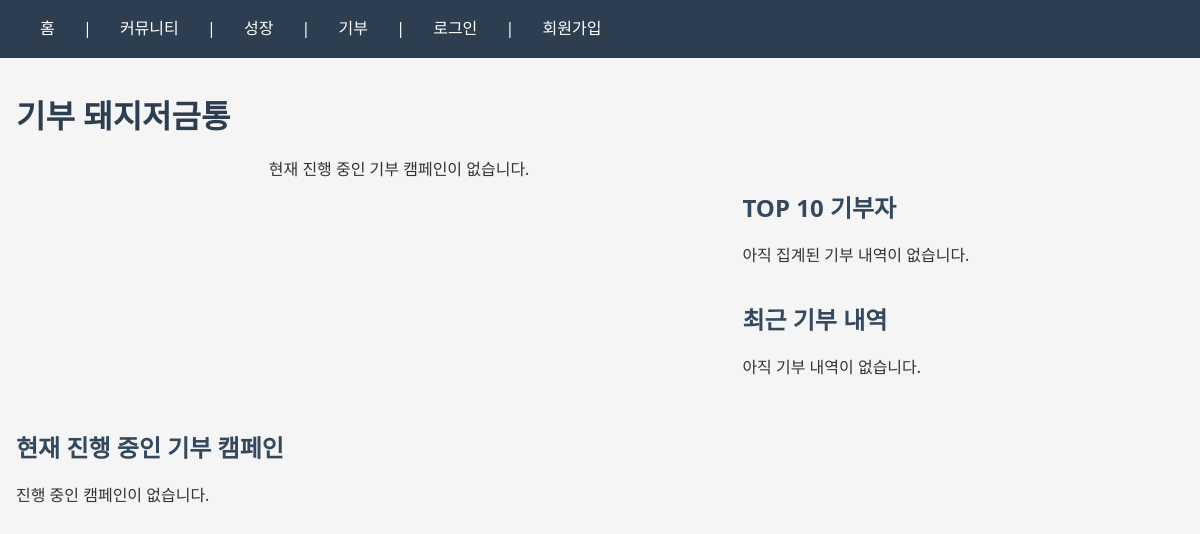
Page /donation/ on the earlier database version.
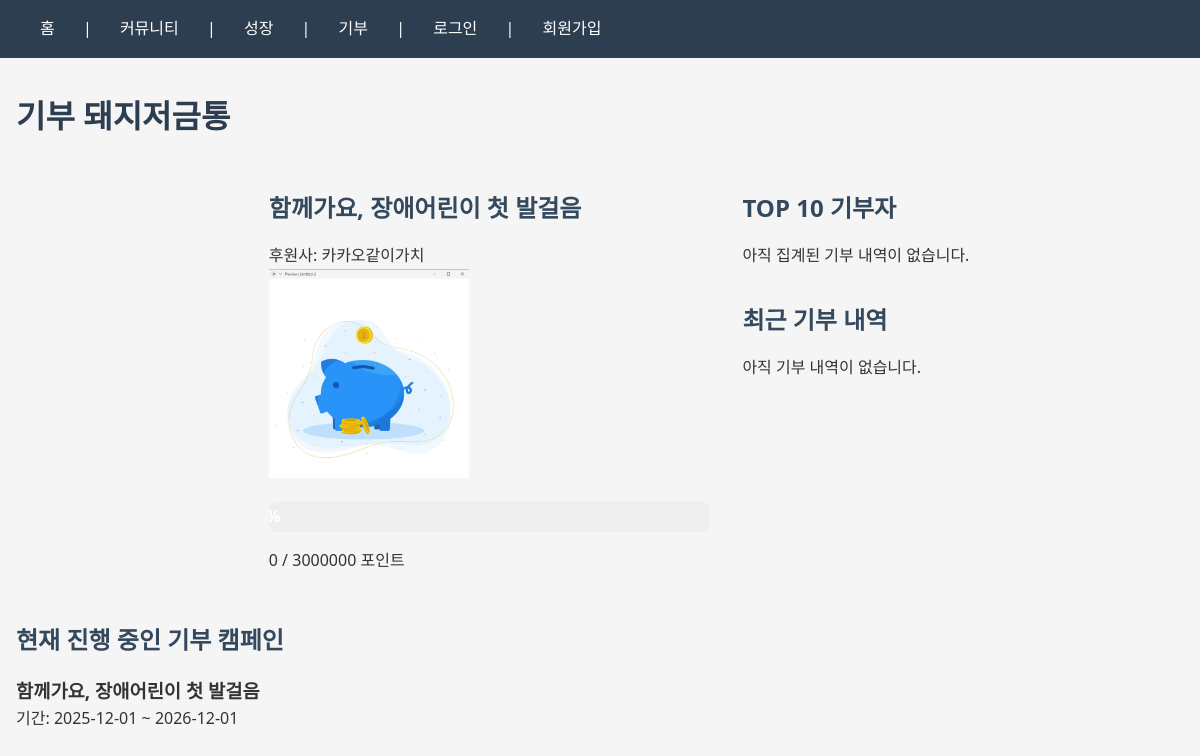
Same page on the later database version.
### donation/models.py (models this page shows, shortened)
class DonationPool(models.Model):
    STATUS_CHOICES = [
        ('open', '진행 중'),
        ('completed', '완료'),
    ]
    pool_id = models.AutoField(primary_key=True)
    title = models.CharField(max_length=200, help_text="예: '유기동물 보호소 간식 기부'")
    sponsor = models.CharField(max_length=200, null=True, blank=True, help_text="후원사 이름")
    description = models.TextField(null=True, blank=True, help_text="캠페인 상세 설명")
    start_date = models.DateField(null=True, blank=True, help_text="기부 시작일")
    end_date = models.DateField(null=True, blank=True, help_text="기부 종료일")
    current_points = models.IntegerField(
        default=0,
        help_text="해당 캠페인에 누적된 전체 기부 포인트 합계"
    )
    goal_points = models.IntegerField(help_text="캠페인 목표 포인트")
    status = models.CharField(max_length=20, choices=STATUS_CHOICES, default='open')
    created_at = models.DateTimeField(auto_now_add=True)
    completed_at = models.DateTimeField(null=True, blank=True)
    class Meta:
        db_table = 'donation_pool'
        ordering = ['-created_at']
    def get_progress_percentage(self):
        if self.goal_points == 0:
            return 0
        return min(100, int((self.current_points / self.goal_points) * 100))

### donation/views.py (the view, shortened to what this page needs)
# urls.py: path('', views.donation, name='donation'),
def donation(request):
    active_pool = None
    completed_pools = []
    user_contribution = 0
    top_donors = []
    recent_donations = []
    show_all_donations = request.GET.get('view') == 'all'
    try:
        active_pool = (
            DonationPool.objects.filter(status='open')
            .order_by('-created_at')
            .first()
        )
        completed_pools = (
            DonationPool.objects.filter(status='completed')
            .order_by('-completed_at', '-created_at')
        )
        if active_pool:
            top_donors = (
                DonationTransaction.objects.filter(pool_id=active_pool)
                .values('user_id', 'user_id__username')
                .annotate(total_amount=Sum('amount'))
                .order_by('-total_amount')[:10]
            )
            base_qs = DonationTransaction.objects.select_related(
                'user_id', 'pool_id'
            ).order_by('-created_at')
            if show_all_donations:
                recent_donations = base_qs[:100]  # 안전을 위한 상한
            else:
                recent_donations = base_qs[:3]
    except Exception:
        pass
    context = {
        'active_pool': active_pool,
        'completed_pools': completed_pools,
        'user_contribution': user_contribution,
        'top_donors': top_donors,
        'recent_donations': recent_donations,
        'show_all_donations': show_all_donations,
    }
    return render(request, 'donation.html', context)

### donation/templates/donation.html (shortened to what this page needs)
{% extends 'base.html' %}
{% load static %}
{% block content %}
<div class="container">
    <h1>기부 돼지저금통</h1>
    <div class="layout" style="display: flex; gap: 2rem;">
        <aside style="flex: 1;">
        </aside>
        <main style="flex: 2;">
            {% if active_pool %}
                <div class="donation-pool">
                    <h2>{{ active_pool.title }}</h2>
                    {% if active_pool.sponsor %}
                        <p>후원사: {{ active_pool.sponsor }}</p>
                    {% endif %}
                    <div class="pig-image">
                        <img src="{% static 'donation/pig.png' %}" alt="기부 돼지저금통" style="max-width: 200px;">
                    </div>
                    <div class="progress-section">
                        <div class="progress" style="background: #eee; border-radius: 8px; overflow: hidden;">
                        </div>
                        <p>
                            {{ active_pool.current_points|default:0 }} / {{ active_pool.goal_points }} 포인트
                        </p>
                    </div>
                </div>
            {% else %}
                <p>현재 진행 중인 기부 캠페인이 없습니다.</p>
            {% endif %}
        </main>
        <aside style="flex: 2;">
            <section class="top-donors">
                <h2>TOP 10 기부자</h2>
                {% if top_donors %}
                    <ol>
                        {% for donor in top_donors %}
                            <li>
                                {{ donor.user_id__username }} - {{ donor.total_amount }}P
                            </li>
                        {% endfor %}
                    </ol>
                {% else %}
                    <p>아직 집계된 기부 내역이 없습니다.</p>
                {% endif %}
            </section>
            <section class="recent-donations" style="margin-top: 2rem;">
                <h2>최근 기부 내역</h2>
                {% if recent_donations %}
                    <ul>
                        {% for d in recent_donations %}
                            <li class="donation-item"
                                data-title="{{ d.pool_id.title }}"
                                data-username="{{ d.user_id.username }}"
                                data-amount="{{ d.amount }}"
                                data-created="{{ d.created_at|date:'Y-m-d H:i' }}">
                                <span>{{ d.user_id.username }}</span>
                                <span>+{{ d.amount }}P</span>
                                <span>({{ d.created_at|date:'m/d H:i' }})</span>
                            </li>
                        {% endfor %}
                    </ul>
                    {% if not show_all_donations %}
                        <a href="?view=all">더보기</a>
                    {% endif %}
                {% else %}
                    <p>아직 기부 내역이 없습니다.</p>
                {% endif %}
            </section>
        </aside>
    </div>
    <section class="campaign-summary" style="margin-top: 3rem;">
        <h2>현재 진행 중인 기부 캠페인</h2>
        {% if active_pool %}
            <div>
                <h3>{{ active_pool.title }}</h3>
                <p>
                    기간:
                    {% if active_pool.start_date %}
                        {{ active_pool.start_date|date:"Y-m-d" }}
                    {% else %}
                        시작일 미정
                    {% endif %}
                    ~
                    {% if active_pool.end_date %}
                        {{ active_pool.end_date|date:"Y-m-d" }}
                    {% else %}
                        종료일 미정
                    {% endif %}
                </p>
            </div>
        {% else %}
            <p>진행 중인 캠페인이 없습니다.</p>
        {% endif %}
    </section>
</div>
{% endblock %}

Differences in the rows shown:
added DonationPool: title "함께가요, 장애어린이 첫 발걸음", sponsor "카카오같이가치", current_points "0", goal_points "3000000", start_date "2025-12-01", end_date "2026-12-01"
Other differences:
text no longer shown: "현재 진행 중인 기부 캠페인이 없습니다. 진행 중인 캠페인이 없습니다."
text now shown: "후원사: / 포인트 기간: ~"
